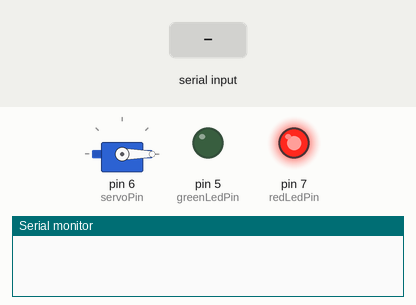
Simulated run of this sketch. Board: Arduino Uno, built with avr-gcc and run on an emulated ATmega328P. Parts: servo, output pins drawn as LEDs (lit = HIGH), the last lines printed to the serial monitor. Dashed ring = blinking. The test bench sets the inputs (shaded band).

Above: at 1.2 s.
1.3 s: "1" received over Serial
At 2.7 s:
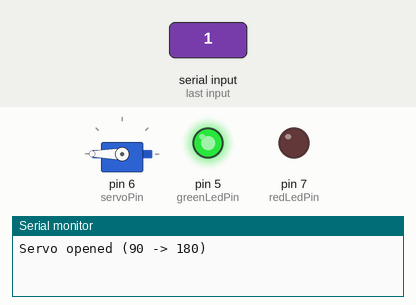
3.4 s: "0" received over Serial
At 5.2 s:
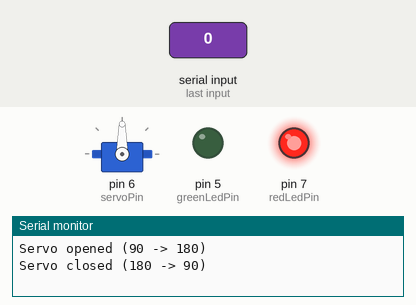
5.5 s: "X" received over Serial
At 5.82 s:
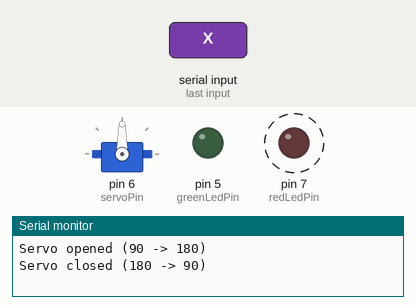
Timing chart, 0 to 8.5 s (numbered marks = the images above; inputs shaded):
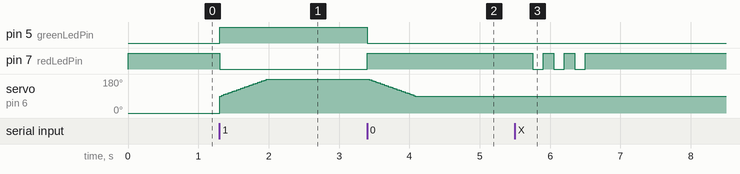

Measured:
- after the input at 1.3 s, pin 5 (greenLedPin): LOW → HIGH at once; pin 7 (redLedPin): HIGH → LOW at once; servo on pin 6 (servoPin): moves from 0° to 180° over 0.68 s, starting at once
- after the input at 3.4 s, pin 5 (greenLedPin): HIGH → LOW at once; pin 7 (redLedPin): LOW → HIGH at once; servo on pin 6 (servoPin): moves from 180° to 90° over 0.65 s, starting at once
- after the input at 5.5 s, pin 7 (redLedPin): alternates HIGH for 0.15 s and LOW for 0.15 s, 6 changes in all, then stays HIGH, starting after 0.25 s

The sketch:

Week_4_Task_3.ino
```cpp
#include <Wire.h>
#include <MPU6050.h>
#include <Servo.h>

MPU6050 mpu;
Servo gateServo;

const int greenLedPin = 5;
const int servoPin = 6;
const int redLedPin = 7;

const unsigned long streamDurationMs = 2000; // Stream data for 2 seconds
const unsigned long sampleDelayMs = 50;      // 20 Hz sample rate

void setup() {
  pinMode(greenLedPin, OUTPUT);
  pinMode(redLedPin, OUTPUT);

  gateServo.attach(servoPin);
  gateServo.write(0); // Start at closed position

  Serial.begin(9600);
  Wire.begin();
  mpu.initialize();

  if (!mpu.testConnection()) {
    Serial.println("MPU6050 connection failed!");
    while (1);
  }

  // Default state: red LED ON (idle/unauthorized)
  digitalWrite(redLedPin, HIGH);
  digitalWrite(greenLedPin, LOW);
}

void openGate() {
  for (int pos = 90; pos <= 180; pos += 2) {
    gateServo.write(pos);
    delay(15);
  }
  Serial.println("Servo opened (90 -> 180)");
}

void closeGate() {
  for (int pos = 180; pos >= 90; pos -= 2) {
    gateServo.write(pos);
    delay(15);
  }
  Serial.println("Servo closed (180 -> 90)");
}

void wrongCardFlash() {
  digitalWrite(redLedPin, HIGH);
  digitalWrite(greenLedPin, LOW);
  delay(100);
  // Blink red LED 3 times
  for (int i = 0; i < 3; i++) {
    digitalWrite(redLedPin, HIGH);
    delay(150);
    digitalWrite(redLedPin, LOW);
    delay(150);
  }
  digitalWrite(redLedPin, HIGH); // Return to idle red ON
}

void loop() {
  if (Serial.available()) {
    char cmd = Serial.read();

    if (cmd == '1') {
      // Access granted
      digitalWrite(greenLedPin, HIGH);
      digitalWrite(redLedPin, LOW);
      openGate();
    }
    else if (cmd == '0') {
      // System disarmed (Lock)
      digitalWrite(greenLedPin, LOW);
      digitalWrite(redLedPin, HIGH);
      closeGate();
    }
    else if (cmd == 'X') {
      // Wrong card feedback
      wrongCardFlash();
    }
    else if (cmd == 'R') {
      // Python requested motion data
      unsigned long start = millis();
      while (millis() - start < streamDurationMs) {
        int16_t ax, ay, az, gx, gy, gz;
        mpu.getMotion6(&ax, &ay, &az, &gx, &gy, &gz);

        Serial.print(ax); Serial.print(',');
        Serial.print(ay); Serial.print(',');
        Serial.print(az); Serial.print(',');
        Serial.print(gx); Serial.print(',');
        Serial.print(gy); Serial.print(',');
        Serial.println(gz);

        delay(sampleDelayMs);
      }
    }
  }
}
```
